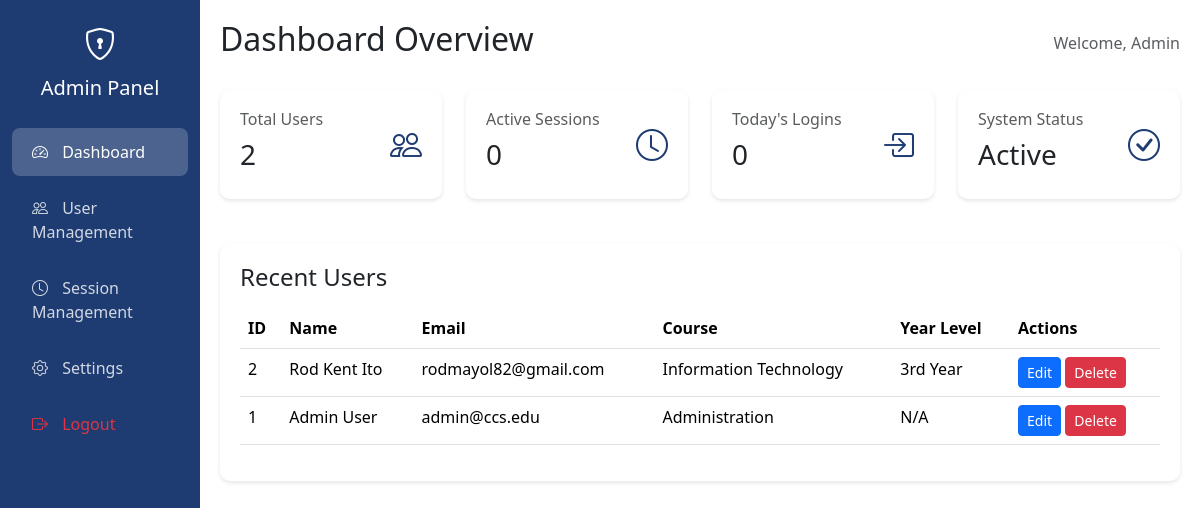
The page /admin/dashboard (signed in) on the database its author committed.
### tables this page shows
CREATE TABLE users (
            id INTEGER PRIMARY KEY AUTOINCREMENT,
            firstname TEXT NOT NULL,
            lastname TEXT NOT NULL,
            email TEXT NOT NULL,
            username TEXT UNIQUE NOT NULL,
            password TEXT NOT NULL,
            course TEXT NOT NULL,
            yearlevel TEXT NOT NULL,
            profile_pic TEXT,
            is_admin BOOLEAN DEFAULT 0
        );

### app.py (the view)
    def decorated_function(*args, **kwargs):
        if "admin" not in session or not session["admin"]:
            flash("Please login as admin first.", "error")
            return redirect(url_for("login_page"))
        return f(*args, **kwargs)

### app.py (called while the page is built)
def admin_required(f):
    def decorated_function(*args, **kwargs):
        if "admin" not in session or not session["admin"]:
            flash("Please login as admin first.", "error")
            return redirect(url_for("login_page"))
        return f(*args, **kwargs)
    decorated_function.__name__ = f.__name__
    return decorated_function

@app.route("/admin/dashboard")
@admin_required
def admin_dashboard():
    con = sqlite3.connect("users.db")
    con.row_factory = sqlite3.Row
    cur = con.cursor()
    cur.execute("SELECT COUNT(*) as count FROM users")
    total_users = cur.fetchone()["count"]
    cur.execute("SELECT * FROM users ORDER BY id DESC LIMIT 5")
    recent_users = cur.fetchall()
    today_logins = 0  # Placeholder
    active_sessions = 0  # Placeholder
    con.close()
    return render_template("admin_dashboard.html",
                         total_users=total_users,
                         recent_users=recent_users,
                         today_logins=today_logins,
                         active_sessions=active_sessions)

### templates/admin_dashboard.html (shortened to what this page needs)
<!DOCTYPE html>
<html lang="en">
<head>
    <link href="https://cdn.jsdelivr.net/npm/bootstrap@5.3.2/dist/css/bootstrap.min.css" rel="stylesheet">
    <link rel="stylesheet" href="https://cdn.jsdelivr.net/npm/bootstrap-icons@1.11.1/font/bootstrap-icons.css">
</head>
<body>
    <div class="container-fluid">
        <div class="row">
            <div class="col-md-3 col-lg-2 sidebar">
                <div class="text-center mb-4">
                    <i class="bi bi-shield-lock" style="font-size: 2rem;"></i>
                    <h5 class="mt-2">Admin Panel</h5>
                </div>
                <nav class="nav flex-column">
                    <a class="nav-link active" href="{{ url_for('admin_dashboard') }}">
                        <i class="bi bi-speedometer2"></i> Dashboard
                    </a>
                    <a class="nav-link" href="{{ url_for('admin_users') }}">
                        <i class="bi bi-people"></i> User Management
                    </a>
                    <a class="nav-link" href="{{ url_for('admin_sessions') }}">
                        <i class="bi bi-clock"></i> Session Management
                    </a>
                    <a class="nav-link" href="{{ url_for('admin_settings') }}">
                        <i class="bi bi-gear"></i> Settings
                    </a>
                    <a class="nav-link text-danger" href="{{ url_for('admin_logout') }}">
                        <i class="bi bi-box-arrow-right"></i> Logout
                    </a>
                </nav>
            </div>
            <div class="col-md-9 col-lg-10 main-content">
                <div class="d-flex justify-content-between align-items-center mb-4">
                    <h2>Dashboard Overview</h2>
                    <div class="text-end">
                        <span class="text-muted">Welcome, Admin</span>
                    </div>
                </div>
                <div class="row mb-4">
                    <div class="col-md-3">
                        <div class="stat-card">
                            <div class="d-flex justify-content-between align-items-center">
                                <div>
                                    <h6 class="text-muted">Total Users</h6>
                                    <h3>{{ total_users }}</h3>
                                </div>
                                <i class="bi bi-people"></i>
                            </div>
                        </div>
                    </div>
                    <div class="col-md-3">
                        <div class="stat-card">
                            <div class="d-flex justify-content-between align-items-center">
                                <div>
                                    <h6 class="text-muted">Active Sessions</h6>
                                    <h3>{{ active_sessions }}</h3>
                                </div>
                                <i class="bi bi-clock"></i>
                            </div>
                        </div>
                    </div>
                    <div class="col-md-3">
                        <div class="stat-card">
                            <div class="d-flex justify-content-between align-items-center">
                                <div>
                                    <h6 class="text-muted">Today's Logins</h6>
                                    <h3>{{ today_logins }}</h3>
                                </div>
                                <i class="bi bi-box-arrow-in-right"></i>
                            </div>
                        </div>
                    </div>
                    <div class="col-md-3">
                        <div class="stat-card">
                            <div class="d-flex justify-content-between align-items-center">
                                <div>
                                    <h6 class="text-muted">System Status</h6>
                                    <h3>Active</h3>
                                </div>
                                <i class="bi bi-check-circle"></i>
                            </div>
                        </div>
                    </div>
                </div>
                <div class="table-container">
                    <h4 class="mb-3">Recent Users</h4>
                    <div class="table-responsive">
                        <table class="table table-hover">
                            <thead>
                                <tr>
                                    <th>ID</th>
                                    <th>Name</th>
                                    <th>Email</th>
                                    <th>Course</th>
                                    <th>Year Level</th>
                                    <th>Actions</th>
                                </tr>
                            </thead>
                            <tbody>
                                {% for user in recent_users %}
                                <tr>
                                    <td>{{ user.id }}</td>
                                    <td>{{ user.firstname }} {{ user.lastname }}</td>
                                    <td>{{ user.email }}</td>
                                    <td>{{ user.course }}</td>
                                    <td>{{ user.yearlevel }}</td>
                                    <td>
                                        <button class="btn btn-sm btn-primary">Edit</button>
                                        <button class="btn btn-sm btn-danger">Delete</button>
                                    </td>
                                </tr>
                                {% endfor %}
                            </tbody>
                        </table>
                    </div>
                </div>
            </div>
        </div>
    </div>
</body>
</html>

### templates/admin_dashboard.html (style rules this page uses)
.sidebar { min-height: 100vh; background: #1e3c72; color: white; padding-top: 20px; }
.sidebar .nav-link { color: rgba(255, 255, 255, 0.8); padding: 12px 20px; margin: 4px 0; border-radius: 8px; transition: all 0.3s; }
.sidebar .nav-link.active { background: rgba(255, 255, 255, 0.2); color: white; }
.sidebar .nav-link i { margin-right: 10px; }
.main-content { padding: 20px; }
.stat-card { background: white; border-radius: 10px; padding: 20px; box-shadow: 0 2px 4px rgba(0, 0, 0, 0.1); margin-bottom: 20px; }
.stat-card i { font-size: 2rem; color: #1e3c72; }
.table-container { background: white; border-radius: 10px; padding: 20px; box-shadow: 0 2px 4px rgba(0, 0, 0, 0.1); }

### rows shown on the page
users: id "2", firstname "Rod Kent", lastname "Ito", email "rodmayol82@gmail.com", course "Information Technology", yearlevel "3rd Year"
users: id "1", firstname "Admin", lastname "User", email "admin@ccs.edu", course "Administration", yearlevel "N/A"

### other values the page prints
{{ total_users }} "2"
{{ active_sessions }} "0"
{{ today_logins }} "0"
